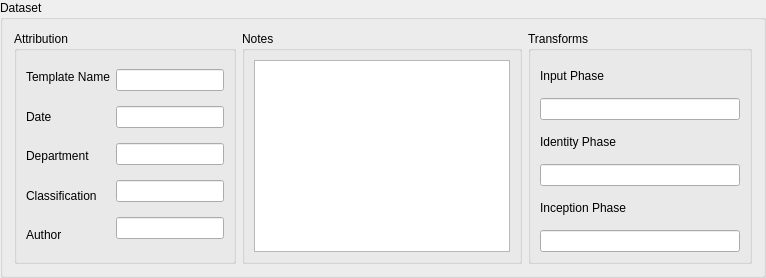
            <widget class="QGroupBox" name="datasetGB">
             <property name="title">
              <string>Dataset</string>
             </property>
             <layout class="QHBoxLayout" name="horizontalLayout_37">
              <item>
               <widget class="QGroupBox" name="attributionB">
                <property name="title">
                 <string>Attribution</string>
                </property>
                <layout class="QHBoxLayout" name="horizontalLayout_43">
                 <item>
                  <layout class="QVBoxLayout" name="verticalLayout_74">
                   <item>
                    <widget class="QLabel" name="auditTemplateNameLabel">
                     <property name="text">
                      <string>Template Name</string>
                     </property>
                    </widget>
                   </item>
                   <item>
                    <widget class="QLabel" name="auditDateLabel">
                     <property name="text">
                      <string>Date</string>
                     </property>
                    </widget>
                   </item>
                   <item>
                    <widget class="QLabel" name="auditDeptLabel">
                     <property name="text">
                      <string>Department</string>
                     </property>
                    </widget>
                   </item>
                   <item>
                    <widget class="QLabel" name="auditClassificationLabel">
                     <property name="text">
                      <string>Classification</string>
                     </property>
                    </widget>
                   </item>
                   <item>
                    <widget class="QLabel" name="auditAuthorLabel">
                     <property name="text">
                      <string>Author</string>
                     </property>
                    </widget>
                   </item>
                  </layout>
                 </item>
                 <item>
                  <layout class="QVBoxLayout" name="verticalLayout_81">
                   <item>
                    <widget class="QLineEdit" name="auditDeptLE"/>
                   </item>
                   <item>
                    <widget class="QLineEdit" name="auditClassificationLE"/>
                   </item>
                   <item>
                    <widget class="QLineEdit" name="auditDateLE"/>
                   </item>
                   <item>
                    <widget class="QLineEdit" name="auditTemplateNameLE"/>
                   </item>
                   <item>
                    <widget class="QLineEdit" name="auditauthorLE"/>
                   </item>
                  </layout>
                 </item>
                </layout>
               </widget>
              </item>
              <item>
               <widget class="QGroupBox" name="notesGB">
                <property name="title">
                 <string>Notes</string>
                </property>
                <layout class="QHBoxLayout" name="horizontalLayout_42">
                 <item>
                  <widget class="QTextEdit" name="notesTE_2"/>
                 </item>
                </layout>
               </widget>
              </item>
              <item>
               <widget class="QGroupBox" name="auditTransformsGB">
                <property name="title">
                 <string>Transforms</string>
                </property>
                <layout class="QVBoxLayout" name="verticalLayout_73">
                 <item>
                  <widget class="QLabel" name="auditInputPhaseLabel">
                   <property name="text">
                    <string>Input Phase</string>
                   </property>
                  </widget>
                 </item>
                 <item>
                  <widget class="QLineEdit" name="auditInputPhaseTE">
                   <property name="sizePolicy">
                    <sizepolicy hsizetype="Fixed" vsizetype="Fixed">
                     <horstretch>0</horstretch>
                     <verstretch>0</verstretch>
                    </sizepolicy>
                   </property>
                   <property name="minimumSize">
                    <size>
                     <width>200</width>
                     <height>0</height>
                    </size>
                   </property>
                  </widget>
                 </item>
                 <item>
                  <widget class="QLabel" name="auditIdentityPhaseLabel">
                   <property name="text">
                    <string>Identity Phase</string>
                   </property>
                  </widget>
                 </item>
                 <item>
                  <widget class="QLineEdit" name="auditIdentityPhaseTE">
                   <property name="sizePolicy">
                    <sizepolicy hsizetype="Fixed" vsizetype="Fixed">
                     <horstretch>0</horstretch>
                     <verstretch>0</verstretch>
                    </sizepolicy>
                   </property>
                   <property name="minimumSize">
                    <size>
                     <width>200</width>
                     <height>0</height>
                    </size>
                   </property>
                  </widget>
                 </item>
                 <item>
                  <widget class="QLabel" name="auditInceptionPhaseLabel">
                   <property name="text">
                    <string>Inception Phase</string>
                   </property>
                  </widget>
                 </item>
                 <item>
                  <widget class="QLineEdit" name="auditInceptionPhaseTE">
                   <property name="sizePolicy">
                    <sizepolicy hsizetype="Fixed" vsizetype="Fixed">
                     <horstretch>0</horstretch>
                     <verstretch>0</verstretch>
                    </sizepolicy>
                   </property>
                   <property name="minimumSize">
                    <size>
                     <width>200</width>
                     <height>0</height>
                    </size>
                   </property>
                  </widget>
                 </item>
                </layout>
               </widget>
              </item>
             </layout>
            </widget>
